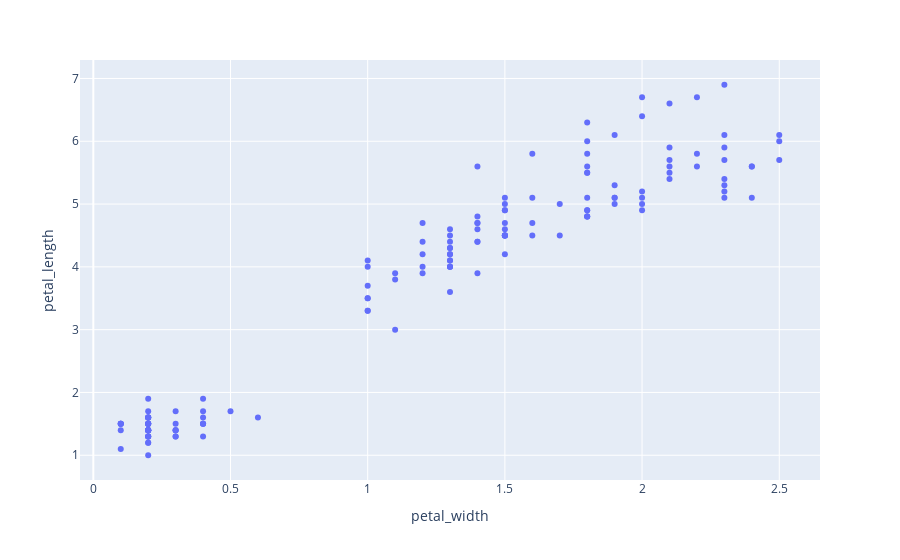

This figure's notebook cell:
### Code cell
fig = px.scatter(iris, x='petal_width', y='petal_length')
fig.show()

### Figure 1 — Plotly figure (JSON) as saved in the notebook; plotly's stock layout.template omitted (floating-point values rounded to 4 significant figures; data arrays with more than 128 entries replaced by an {"elided": "..."} marker saying what was removed)
{"data": [{"hovertemplate": "petal_width=%{x}<br>petal_length=%{y}<extra></extra>", "legendgroup": "", "marker": {"color": "#636efa", "symbol": "circle"}, "mode": "markers", "name": "", "orientation": "v", "showlegend": false, "x": {"elided": "150 float values"}, "xaxis": "x", "y": {"elided": "150 float values"}, "yaxis": "y", "type": "scatter"}], "layout": {"xaxis": {"anchor": "y", "domain": [0.0, 1.0], "title": {"text": "petal_width"}}, "yaxis": {"anchor": "x", "domain": [0.0, 1.0], "title": {"text": "petal_length"}}, "legend": {"tracegroupgap": 0}, "margin": {"t": 60}}}
